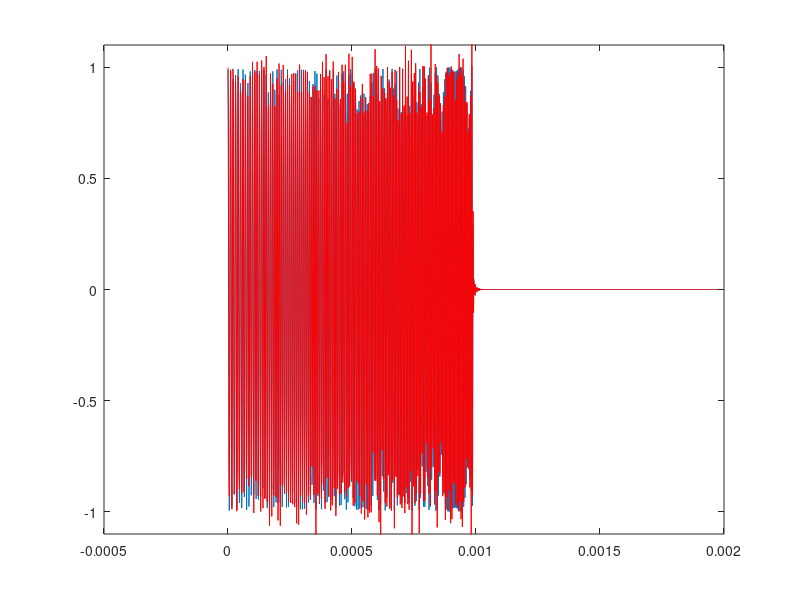
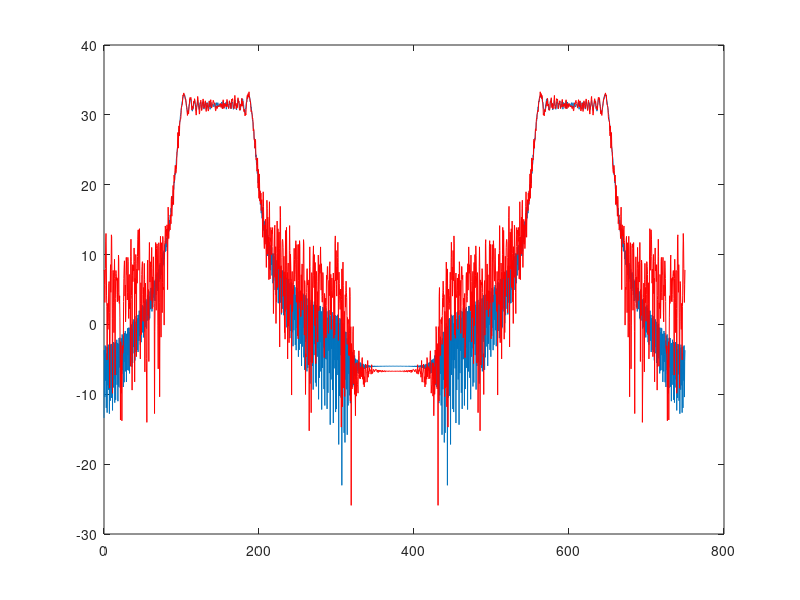

Here is the MATLAB script that generated these plots, in order:
clear
%close all
clc


%% Set-up signal
dec=2;
T=1e-3;
fs=1.5e6/1;
fi=95e3;
fband=100e3;
ff=fi+fband;


%% Transmit Signal
t=0:1./fs:(T-1./fs);
tx=chirp(t,fi,T,ff);
tx1=0.5*chirp(t,fi+10e3,T,ff-10e3)+tx;
tx2=tx+0.1*randn(size(tx));

t=0:1./fs:(2*T-1./fs);
tx=[tx zeros(size(tx))];
tx1=[tx1 zeros(size(tx1))];
tx2=[tx2 zeros(size(tx2))];

%tx=hilbert(tx);
%tx1=hilbert(tx1);

t=decimate(t,dec);
tx=decimate(tx,dec);
tx1=decimate(tx1,dec);
tx2=decimate(tx2,dec);

%% Receive Signal
%rx=1*(tx+0.6*randn(size(tx)));%
%rx=1*((tx1)+0.3*randn(size(tx1)));
rx=tx2;

figure
plot(t,real(tx))
ylim([-1.1 1.1])
hold on
plot(t,real(rx),'r')
hold off

%% FFT of transmit signal
n=4096*2;%2.^13
n=2.^11;
FFT_tx=fft(tx,n);
f=(0:length(FFT_tx)-1)*fs/n/dec;

figure
%plot(f/1000,20.*log10(abs(FFT_tx)./max(abs(FFT_tx))))
plot(f/1000,20.*log10(abs(FFT_tx)))


%% FFT of receive signals
FFT_rx=fft(rx,n);
hold on
%plot(f/1000,20.*log10(abs(FFT_rx)./max(abs(FFT_rx))),'r')
plot(f/1000,20.*log10(abs(FFT_rx)),'r')
hold off